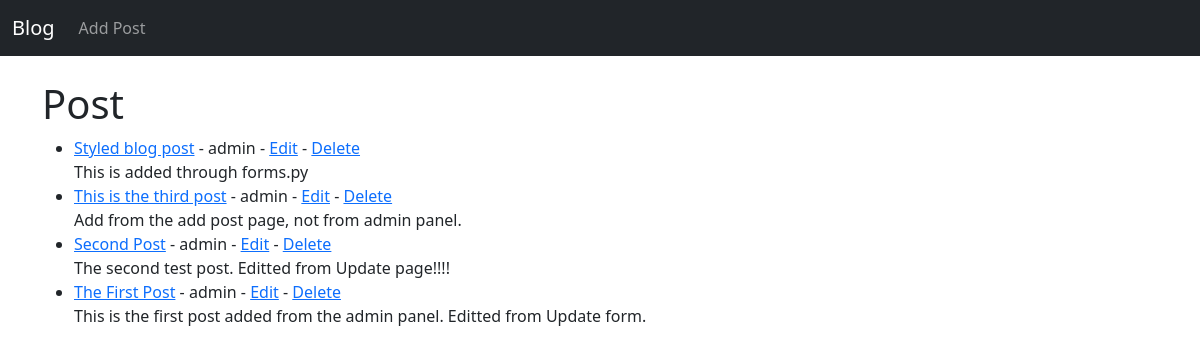
Before: / with the older database file.
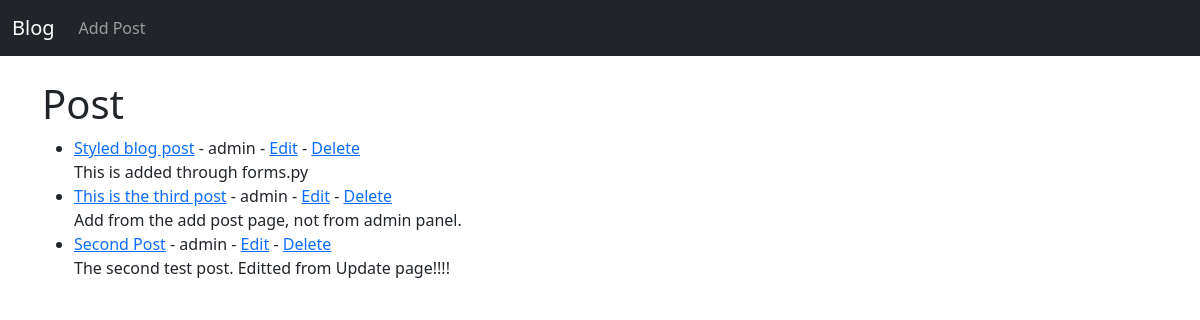
After: the same page with the newer database file.
### blog/models.py (models this page shows, shortened)
class Post(models.Model):
    title = models.CharField(max_length=255)
    author = models.ForeignKey(User, on_delete=models.CASCADE)
    body = models.TextField()

### blog/views.py (the view)
# urls.py: path('', HomeView.as_view(), name='home'),
class HomeView(ListView):
    model = Post
    template_name = 'home.html'
    ordering = ['-id']

### blog/templates/home.html
{% extends 'base.html' %}
{% block content %}
<h1>Post</h1>
<ul>
    {% for post in object_list %}
        <li>
            <a href="{% url 'article-detail' post.pk %}">{{ post.title }}</a> - {{ post.author }}
            - <a href="{% url 'update_post' post.pk %}">Edit</a>
            - <a href="{% url 'delete_post' post.pk %}">Delete</a><br />
            {{ post.body }}
        </li>
    {% endfor %}
</ul>
{% endblock %}

### blog/templates/base.html (shortened to what this page needs)
<!doctype html>
<html lang="en">
<head>
    <link href="https://cdn.jsdelivr.net/npm/bootstrap@5.3.0-alpha2/dist/css/bootstrap.min.css" rel="stylesheet"
>
</head>
<body>
    <nav class="navbar navbar-expand-lg navbar-dark bg-dark">
        <div class="container-fluid">
            <a class="navbar-brand" href="{% url 'home' %}">Blog</a>
            <div class="collapse navbar-collapse" id="navbarSupportedContent">
                <ul class="navbar-nav me-auto mb-2 mb-lg-0">
                    <li class="nav-item">
                        <a class="nav-link" href="{% url 'add_post' %}">Add Post</a>
                    </li>
                </ul>
            </div>
        </div>
    </nav>
    <br>
    <div class="container">
        {% block content %}
        {% endblock %}
    </div>
</body>
</html>

Changed rows visible on the page:
removed Post: title "The First Post", author "admin", body "This is the first post added from the admin panel. Editted from Update form."
